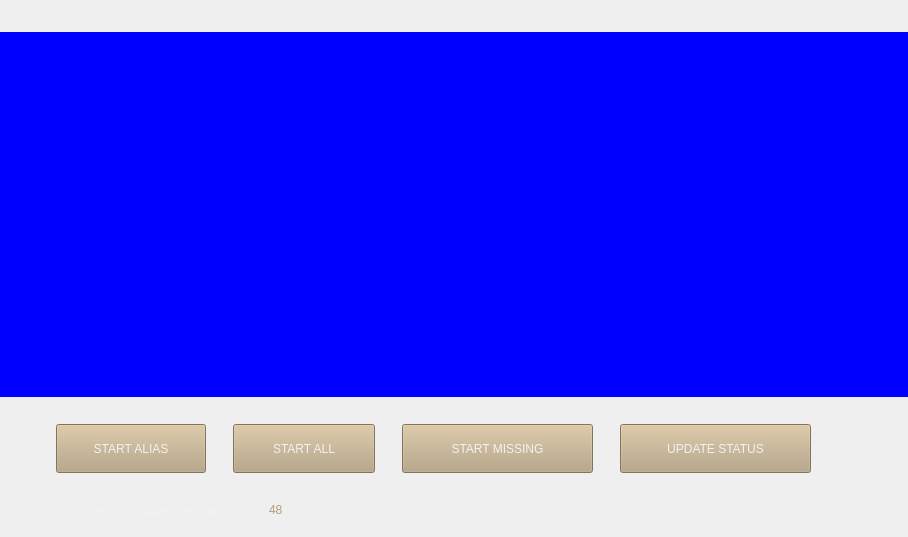
<?xml version="1.0" encoding="UTF-8"?>
<ui version="4.0">
 <class>MnsClass</class>
 <widget class="QWidget" name="MnsClass">
  <property name="geometry">
   <rect>
    <x>0</x>
    <y>0</y>
    <width>908</width>
    <height>537</height>
   </rect>
  </property>
  <property name="sizePolicy">
   <sizepolicy hsizetype="Preferred" vsizetype="Minimum">
    <horstretch>0</horstretch>
    <verstretch>0</verstretch>
   </sizepolicy>
  </property>
  <property name="windowTitle">
   <string>Form</string>
  </property>
  <layout class="QVBoxLayout" name="verticalLayout">
   <property name="spacing">
    <number>27</number>
   </property>
   <property name="leftMargin">
    <number>0</number>
   </property>
   <property name="topMargin">
    <number>32</number>
   </property>
   <property name="rightMargin">
    <number>0</number>
   </property>
   <property name="bottomMargin">
    <number>17</number>
   </property>
   <item>
    <layout class="QVBoxLayout" name="verticalLayout_2">
     <item>
      <layout class="QHBoxLayout" name="horizontalLayout_3">
       <item>
        <widget class="QWidget" name="widget" native="true">
         <property name="sizePolicy">
          <sizepolicy hsizetype="Preferred" vsizetype="Preferred">
           <horstretch>0</horstretch>
           <verstretch>0</verstretch>
          </sizepolicy>
         </property>
         <property name="minimumSize">
          <size>
           <width>0</width>
           <height>57</height>
          </size>
         </property>
         <property name="styleSheet">
          <string notr="true">background-color: blue;</string>
         </property>
        </widget>
       </item>
      </layout>
     </item>
    </layout>
   </item>
   <item>
    <layout class="QHBoxLayout" name="horizontalLayout">
     <property name="spacing">
      <number>27</number>
     </property>
     <property name="leftMargin">
      <number>56</number>
     </property>
     <item>
      <widget class="QPushButton" name="button_alias">
       <property name="sizePolicy">
        <sizepolicy hsizetype="Fixed" vsizetype="Fixed">
         <horstretch>0</horstretch>
         <verstretch>0</verstretch>
        </sizepolicy>
       </property>
       <property name="minimumSize">
        <size>
         <width>150</width>
         <height>49</height>
        </size>
       </property>
       <property name="maximumSize">
        <size>
         <width>150</width>
         <height>49</height>
        </size>
       </property>
       <property name="styleSheet">
        <string notr="true">background-color: #b6a27e;
color: #f2f2f2</string>
       </property>
       <property name="text">
        <string>START ALIAS</string>
       </property>
      </widget>
     </item>
     <item>
      <widget class="QPushButton" name="button_all">
       <property name="sizePolicy">
        <sizepolicy hsizetype="Fixed" vsizetype="Fixed">
         <horstretch>0</horstretch>
         <verstretch>0</verstretch>
        </sizepolicy>
       </property>
       <property name="minimumSize">
        <size>
         <width>142</width>
         <height>49</height>
        </size>
       </property>
       <property name="maximumSize">
        <size>
         <width>142</width>
         <height>49</height>
        </size>
       </property>
       <property name="styleSheet">
        <string notr="true">background-color: #b6a27e;
color: #f2f2f2</string>
       </property>
       <property name="text">
        <string>START ALL</string>
       </property>
      </widget>
     </item>
     <item>
      <widget class="QPushButton" name="button_missing">
       <property name="sizePolicy">
        <sizepolicy hsizetype="Fixed" vsizetype="Fixed">
         <horstretch>0</horstretch>
         <verstretch>0</verstretch>
        </sizepolicy>
       </property>
       <property name="minimumSize">
        <size>
         <width>191</width>
         <height>49</height>
        </size>
       </property>
       <property name="maximumSize">
        <size>
         <width>191</width>
         <height>49</height>
        </size>
       </property>
       <property name="styleSheet">
        <string notr="true">background-color: #b6a27e;
color: #f2f2f2</string>
       </property>
       <property name="text">
        <string>START MISSING</string>
       </property>
      </widget>
     </item>
     <item>
      <widget class="QPushButton" name="button_update">
       <property name="sizePolicy">
        <sizepolicy hsizetype="Fixed" vsizetype="Fixed">
         <horstretch>0</horstretch>
         <verstretch>0</verstretch>
        </sizepolicy>
       </property>
       <property name="minimumSize">
        <size>
         <width>191</width>
         <height>49</height>
        </size>
       </property>
       <property name="maximumSize">
        <size>
         <width>191</width>
         <height>49</height>
        </size>
       </property>
       <property name="styleSheet">
        <string notr="true">background-color: #b6a27e;
color: #f2f2f2</string>
       </property>
       <property name="text">
        <string>UPDATE STATUS</string>
       </property>
      </widget>
     </item>
     <item>
      <spacer name="horizontalSpacer">
       <property name="orientation">
        <enum>Qt::Horizontal</enum>
       </property>
       <property name="sizeHint" stdset="0">
        <size>
         <width>40</width>
         <height>20</height>
        </size>
       </property>
      </spacer>
     </item>
    </layout>
   </item>
   <item>
    <layout class="QHBoxLayout" name="horizontalLayout_2">
     <property name="spacing">
      <number>0</number>
     </property>
     <property name="leftMargin">
      <number>56</number>
     </property>
     <item>
      <widget class="QLabel" name="label_notify1">
       <property name="styleSheet">
        <string notr="true">background-color: transparent;
color: #f2f2f2</string>
       </property>
       <property name="text">
        <string>Status will be updated automatically in</string>
       </property>
      </widget>
     </item>
     <item>
      <widget class="QLabel" name="label_notify2">
       <property name="styleSheet">
        <string notr="true">background-color: transparent;
color: #b99d7c;
padding-left: 6px;
padding-right: 5px;</string>
       </property>
       <property name="text">
        <string>48</string>
       </property>
      </widget>
     </item>
     <item>
      <widget class="QLabel" name="label_notify3">
       <property name="sizePolicy">
        <sizepolicy hsizetype="Preferred" vsizetype="Fixed">
         <horstretch>0</horstretch>
         <verstretch>0</verstretch>
        </sizepolicy>
       </property>
       <property name="minimumSize">
        <size>
         <width>0</width>
         <height>18</height>
        </size>
       </property>
       <property name="maximumSize">
        <size>
         <width>16777215</width>
         <height>18</height>
        </size>
       </property>
       <property name="styleSheet">
        <string notr="true">background-color: transparent;
color: #f2f2f2</string>
       </property>
       <property name="text">
        <string>SECS</string>
       </property>
      </widget>
     </item>
     <item>
      <spacer name="horizontalSpacer_2">
       <property name="orientation">
        <enum>Qt::Horizontal</enum>
       </property>
       <property name="sizeHint" stdset="0">
        <size>
         <width>40</width>
         <height>20</height>
        </size>
       </property>
      </spacer>
     </item>
    </layout>
   </item>
  </layout>
 </widget>
 <resources/>
 <connections/>
</ui>
